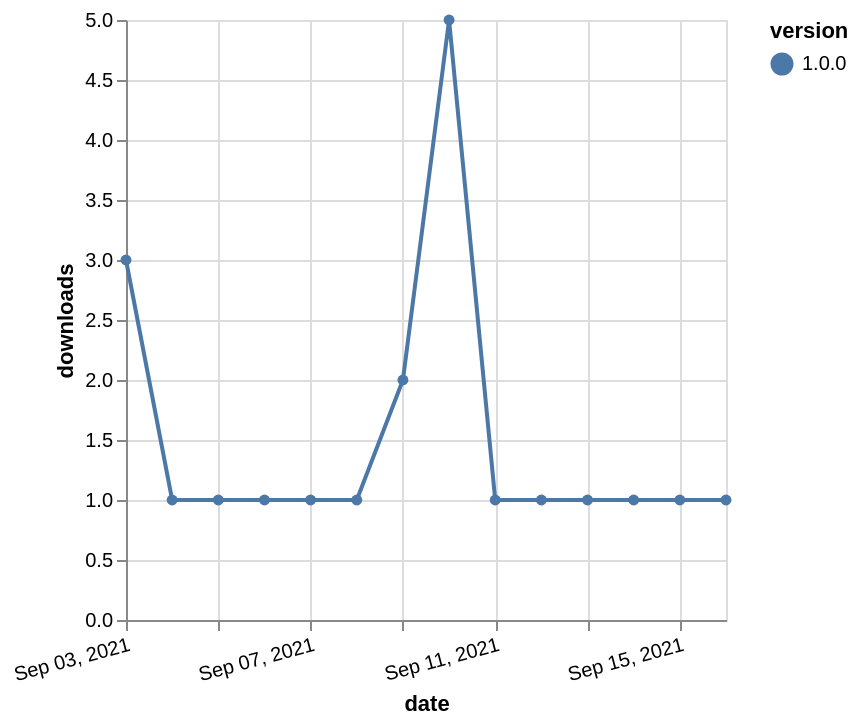

Write a Vega-Lite specification for this figure.
### Vega-Lite specification from a JSON file in a GitHub repository (floating-point values rounded to 4 significant figures)
{"$schema": "https://vega.github.io/schema/vega-lite/v5.json", "description": "A simple bar chart with embedded data.", "data": {"values": [{"date": "2021-09-03", "total": 605, "delta": 3, "version": "1.0.0"}, {"date": "2021-09-04", "total": 606, "delta": 1, "version": "1.0.0"}, {"date": "2021-09-05", "total": 607, "delta": 1, "version": "1.0.0"}, {"date": "2021-09-06", "total": 608, "delta": 1, "version": "1.0.0"}, {"date": "2021-09-07", "total": 609, "delta": 1, "version": "1.0.0"}, {"date": "2021-09-08", "total": 610, "delta": 1, "version": "1.0.0"}, {"date": "2021-09-09", "total": 612, "delta": 2, "version": "1.0.0"}, {"date": "2021-09-10", "total": 617, "delta": 5, "version": "1.0.0"}, {"date": "2021-09-11", "total": 618, "delta": 1, "version": "1.0.0"}, {"date": "2021-09-12", "total": 619, "delta": 1, "version": "1.0.0"}, {"date": "2021-09-13", "total": 620, "delta": 1, "version": "1.0.0"}, {"date": "2021-09-14", "total": 621, "delta": 1, "version": "1.0.0"}, {"date": "2021-09-15", "total": 622, "delta": 1, "version": "1.0.0"}, {"date": "2021-09-16", "total": 623, "delta": 1, "version": "1.0.0"}]}, "width": "container", "mark": {"type": "line", "point": {"filled": true}}, "encoding": {"x": {"field": "date", "type": "temporal", "timeUnit": "yearmonthdate", "title": "date", "axis": {"labelAngle": -15}}, "y": {"field": "delta", "type": "quantitative", "title": "downloads"}, "color": {"field": "version", "type": "nominal"}, "tooltip": {"field": "delta"}}}
